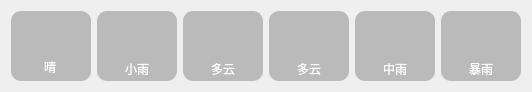
    <widget class="QWidget" name="widget_13" native="true">
     <property name="geometry">
      <rect>
       <x>9</x>
       <y>83</y>
       <width>528</width>
       <height>88</height>
      </rect>
     </property>
     <property name="styleSheet">
      <string notr="true"/>
     </property>
     <layout class="QHBoxLayout" name="horizontalLayout_5">
      <item>
       <widget class="QWidget" name="widget_21" native="true">
        <property name="minimumSize">
         <size>
          <width>80</width>
          <height>70</height>
         </size>
        </property>
        <property name="maximumSize">
         <size>
          <width>80</width>
          <height>70</height>
         </size>
        </property>
        <property name="styleSheet">
         <string notr="true">border-radius: 10px;
background-color: rgba(105, 105, 105, 100);
</string>
        </property>
        <widget class="QLabel" name="lblType0">
         <property name="enabled">
          <bool>true</bool>
         </property>
         <property name="geometry">
          <rect>
           <x>9</x>
           <y>48</y>
           <width>60</width>
           <height>15</height>
          </rect>
         </property>
         <property name="minimumSize">
          <size>
           <width>60</width>
           <height>15</height>
          </size>
         </property>
         <property name="maximumSize">
          <size>
           <width>60</width>
           <height>10</height>
          </size>
         </property>
         <property name="styleSheet">
          <string notr="true">color: rgb(255, 255, 255);
background-color: transparent;</string>
         </property>
         <property name="text">
          <string>晴</string>
         </property>
         <property name="alignment">
          <set>Qt::AlignCenter</set>
         </property>
        </widget>
        <widget class="QLabel" name="lblTypeIcon0">
         <property name="geometry">
          <rect>
           <x>20</x>
           <y>0</y>
           <width>40</width>
           <height>40</height>
          </rect>
         </property>
         <property name="minimumSize">
          <size>
           <width>40</width>
           <height>40</height>
          </size>
         </property>
         <property name="maximumSize">
          <size>
           <width>40</width>
           <height>40</height>
          </size>
         </property>
         <property name="styleSheet">
          <string notr="true">background-color: transparent;</string>
         </property>
         <property name="text">
          <string/>
         </property>
         <property name="pixmap">
          <pixmap resource="image.qrc">:/type/res/type/Qing.png</pixmap>
         </property>
         <property name="alignment">
          <set>Qt::AlignCenter</set>
         </property>
        </widget>
       </widget>
      </item>
      <item>
       <widget class="QWidget" name="widget_23" native="true">
        <property name="minimumSize">
         <size>
          <width>80</width>
          <height>70</height>
         </size>
        </property>
        <property name="maximumSize">
         <size>
          <width>80</width>
          <height>70</height>
         </size>
        </property>
        <property name="styleSheet">
         <string notr="true">border-radius: 10px;
background-color: rgba(105, 105, 105, 100);</string>
        </property>
        <widget class="QLabel" name="lblTypeIcon1">
         <property name="geometry">
          <rect>
           <x>20</x>
           <y>0</y>
           <width>45</width>
           <height>45</height>
          </rect>
         </property>
         <property name="minimumSize">
          <size>
           <width>45</width>
           <height>45</height>
          </size>
         </property>
         <property name="maximumSize">
          <size>
           <width>45</width>
           <height>45</height>
          </size>
         </property>
         <property name="styleSheet">
          <string notr="true">color: rgb(255, 255, 255);background-color: transparent;</string>
         </property>
         <property name="text">
          <string/>
         </property>
         <property name="pixmap">
          <pixmap resource="image.qrc">:/type/res/type/XiaoYu.png</pixmap>
         </property>
         <property name="alignment">
          <set>Qt::AlignCenter</set>
         </property>
        </widget>
        <widget class="QLabel" name="lblType1">
         <property name="geometry">
          <rect>
           <x>10</x>
           <y>50</y>
           <width>60</width>
           <height>15</height>
          </rect>
         </property>
         <property name="minimumSize">
          <size>
           <width>60</width>
           <height>15</height>
          </size>
         </property>
         <property name="maximumSize">
          <size>
           <width>60</width>
           <height>15</height>
          </size>
         </property>
         <property name="styleSheet">
          <string notr="true">color: rgb(255, 255, 255);
background-color: transparent;</string>
         </property>
         <property name="text">
          <string>小雨</string>
         </property>
         <property name="alignment">
          <set>Qt::AlignCenter</set>
         </property>
        </widget>
       </widget>
      </item>
      <item>
       <widget class="QWidget" name="widget_24" native="true">
        <property name="minimumSize">
         <size>
          <width>80</width>
          <height>70</height>
         </size>
        </property>
        <property name="maximumSize">
         <size>
          <width>80</width>
          <height>70</height>
         </size>
        </property>
        <property name="styleSheet">
         <string notr="true">border-radius: 10px;
background-color: rgba(105, 105, 105, 100);</string>
        </property>
        <widget class="QLabel" name="lblType2">
         <property name="geometry">
          <rect>
           <x>10</x>
           <y>50</y>
           <width>60</width>
           <height>15</height>
          </rect>
         </property>
         <property name="minimumSize">
          <size>
           <width>60</width>
           <height>15</height>
          </size>
         </property>
         <property name="maximumSize">
          <size>
           <width>60</width>
           <height>15</height>
          </size>
         </property>
         <property name="styleSheet">
          <string notr="true">color: rgb(255, 255, 255);
background-color: transparent;</string>
         </property>
         <property name="text">
          <string>多云</string>
         </property>
         <property name="alignment">
          <set>Qt::AlignCenter</set>
         </property>
        </widget>
        <widget class="QLabel" name="lblTypeIcon2">
         <property name="geometry">
          <rect>
           <x>20</x>
           <y>0</y>
           <width>40</width>
           <height>40</height>
          </rect>
         </property>
         <property name="minimumSize">
          <size>
           <width>40</width>
           <height>40</height>
          </size>
         </property>
         <property name="maximumSize">
          <size>
           <width>40</width>
           <height>40</height>
          </size>
         </property>
         <property name="styleSheet">
          <string notr="true">color: rgb(255, 255, 255);
background-color: transparent;</string>
         </property>
         <property name="text">
          <string/>
         </property>
         <property name="pixmap">
          <pixmap resource="image.qrc">:/type/res/type/DuoYun.png</pixmap>
         </property>
         <property name="alignment">
          <set>Qt::AlignCenter</set>
         </property>
        </widget>
       </widget>
      </item>
      <item>
       <widget class="QWidget" name="widget_25" native="true">
        <property name="minimumSize">
         <size>
          <width>80</width>
          <height>70</height>
         </size>
        </property>
        <property name="maximumSize">
         <size>
          <width>80</width>
          <height>70</height>
         </size>
        </property>
        <property name="styleSheet">
         <string notr="true">border-radius: 10px;
background-color: rgba(105, 105, 105, 100);</string>
        </property>
        <widget class="QLabel" name="lblType3">
         <property name="geometry">
          <rect>
           <x>10</x>
           <y>50</y>
           <width>60</width>
           <height>15</height>
          </rect>
         </property>
         <property name="minimumSize">
          <size>
           <width>60</width>
           <height>15</height>
          </size>
         </property>
         <property name="maximumSize">
          <size>
           <width>60</width>
           <height>15</height>
          </size>
         </property>
         <property name="styleSheet">
          <string notr="true">color: rgb(255, 255, 255);
background-color: transparent;</string>
         </property>
         <property name="text">
          <string>多云</string>
         </property>
         <property name="alignment">
          <set>Qt::AlignCenter</set>
         </property>
        </widget>
        <widget class="QLabel" name="lblTypeIcon3">
         <property name="geometry">
          <rect>
           <x>20</x>
           <y>0</y>
           <width>40</width>
           <height>40</height>
          </rect>
         </property>
         <property name="minimumSize">
          <size>
           <width>40</width>
           <height>40</height>
          </size>
         </property>
         <property name="maximumSize">
          <size>
           <width>40</width>
           <height>40</height>
          </size>
         </property>
         <property name="styleSheet">
          <string notr="true">color: rgb(255, 255, 255);
background-color: transparent;</string>
         </property>
         <property name="text">
          <string/>
         </property>
         <property name="pixmap">
          <pixmap resource="image.qrc">:/type/res/type/DuoYun.png</pixmap>
         </property>
         <property name="alignment">
          <set>Qt::AlignCenter</set>
         </property>
        </widget>
       </widget>
      </item>
      <item>
       <widget class="QWidget" name="widget_26" native="true">
        <property name="minimumSize">
         <size>
          <width>80</width>
          <height>70</height>
         </size>
        </property>
        <property name="maximumSize">
         <size>
          <width>80</width>
          <height>70</height>
         </size>
        </property>
        <property name="styleSheet">
         <string notr="true">border-radius: 10px;
background-color: rgba(105, 105, 105, 100);</string>
        </property>
        <widget class="QLabel" name="lblTypeIcon4">
         <property name="geometry">
          <rect>
           <x>20</x>
           <y>0</y>
           <width>45</width>
           <height>45</height>
          </rect>
         </property>
         <property name="minimumSize">
          <size>
           <width>45</width>
           <height>45</height>
          </size>
         </property>
         <property name="maximumSize">
          <size>
           <width>40</width>
           <height>40</height>
          </size>
         </property>
         <property name="styleSheet">
          <string notr="true">color: rgb(255, 255, 255);
background-color: transparent;</string>
         </property>
         <property name="text">
          <string/>
         </property>
         <property name="pixmap">
          <pixmap resource="image.qrc">:/type/res/type/ZhongYu.png</pixmap>
         </property>
         <property name="alignment">
          <set>Qt::AlignCenter</set>
         </property>
        </widget>
        <widget class="QLabel" name="lblType4">
         <property name="geometry">
          <rect>
           <x>10</x>
           <y>50</y>
           <width>60</width>
           <height>15</height>
          </rect>
         </property>
         <property name="minimumSize">
          <size>
           <width>60</width>
           <height>15</height>
          </size>
         </property>
         <property name="maximumSize">
          <size>
           <width>60</width>
           <height>15</height>
          </size>
         </property>
         <property name="styleSheet">
          <string notr="true">color: rgb(255, 255, 255);
background-color: transparent;</string>
         </property>
         <property name="text">
          <string>中雨</string>
         </property>
         <property name="alignment">
          <set>Qt::AlignCenter</set>
         </property>
        </widget>
       </widget>
      </item>
      <item>
       <widget class="QWidget" name="widget_27" native="true">
        <property name="minimumSize">
         <size>
          <width>80</width>
          <height>70</height>
         </size>
        </property>
        <property name="maximumSize">
         <size>
          <width>80</width>
          <height>70</height>
         </size>
        </property>
        <property name="styleSheet">
         <string notr="true">border-radius: 10px;
background-color: rgba(105, 105, 105, 100);</string>
        </property>
        <widget class="QLabel" name="lblTypeIcon5">
         <property name="geometry">
          <rect>
           <x>10</x>
           <y>0</y>
           <width>60</width>
           <height>45</height>
          </rect>
         </property>
         <property name="minimumSize">
          <size>
           <width>60</width>
           <height>45</height>
          </size>
         </property>
         <property name="maximumSize">
          <size>
           <width>45</width>
           <height>45</height>
          </size>
         </property>
         <property name="styleSheet">
          <string notr="true">color: rgb(255, 255, 255);
background-color: transparent;</string>
         </property>
         <property name="text">
          <string/>
         </property>
         <property name="pixmap">
          <pixmap resource="image.qrc">:/type/res/type/BaoYu.png</pixmap>
         </property>
         <property name="alignment">
          <set>Qt::AlignCenter</set>
         </property>
        </widget>
        <widget class="QLabel" name="lblType5">
         <property name="geometry">
          <rect>
           <x>10</x>
           <y>50</y>
           <width>60</width>
           <height>15</height>
          </rect>
         </property>
         <property name="minimumSize">
          <size>
           <width>60</width>
           <height>15</height>
          </size>
         </property>
         <property name="maximumSize">
          <size>
           <width>60</width>
           <height>15</height>
          </size>
         </property>
         <property name="styleSheet">
          <string notr="true">color: rgb(255, 255, 255);
background-color: transparent;</string>
         </property>
         <property name="text">
          <string>暴雨</string>
         </property>
         <property name="alignment">
          <set>Qt::AlignCenter</set>
         </property>
        </widget>
       </widget>
      </item>
     </layout>
    </widget>
